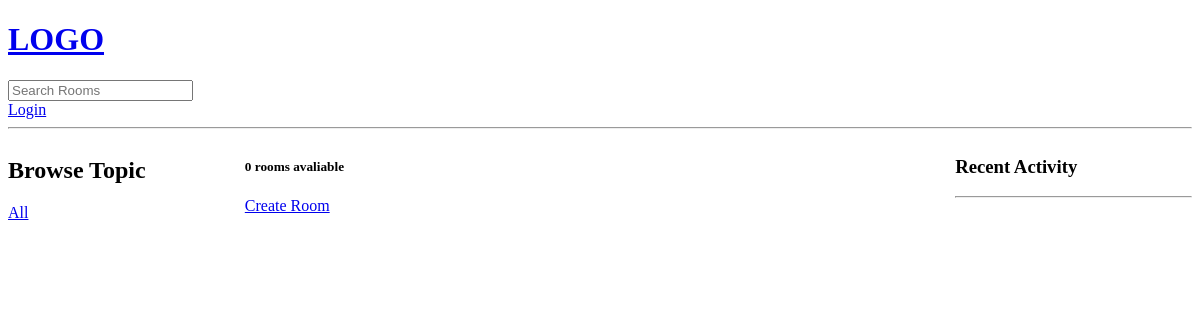
The app's page /?q=JS, older data.
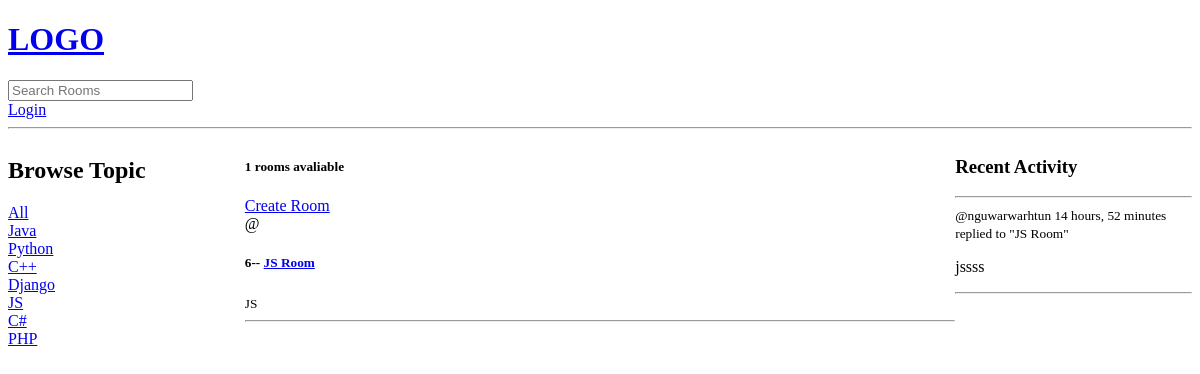
The same page, newer data.
### base/models.py (models this page shows, shortened)
class Topic(models.Model):
    name = models.CharField(max_length = 200)

class Room(models.Model):
    host = models.ForeignKey(User,on_delete=models.SET_NULL,null=True)#not delete when user is delete
    topic = models.ForeignKey(Topic,on_delete=models.SET_NULL,null = True)
    name=models.CharField(max_length=200)
    description=models.TextField(null=True,blank=True)
    participants = models.ManyToManyField(User, related_name = 'participants',blank = True)
    updated=models.DateTimeField(auto_now=True)
    created=models.DateTimeField(auto_now_add=True)
    class Meta:
        ordering=['-updated','-created']#asescending order
    def __str__(self):
        return self.name

class Message(models.Model):
    user = models.ForeignKey(User,on_delete = models.CASCADE)#one to many ---> user can have
    room = models.ForeignKey(Room,on_delete = models.CASCADE)#one to many #parent is Room
    body = models.TextField()
    updated = models.DateTimeField(auto_now = True)
    created = models.DateTimeField(auto_now_add = True)
    class Meta:
        ordering = ['-updated','-created']
    def __str__(self):
        return self.body[0:50]

### base/views.py (the view)
# urls.py: path('', views.home,name='home'),
def home(request):
    q=request.GET.get('q') if request.GET.get('q')!=None else ''
    room = Room.objects.filter(
        Q(topic__name__icontains=q)|
        Q(name__icontains=q)|
        Q(description__icontains=q)
        )
    topic = Topic.objects.all()
    room_count = room.count()
    room_messages = Message.objects.filter(Q(room__topic__name__icontains = q))
    contexts = {'rooms':room,'topics':topic,"room_count":room_count,"room_messages":room_messages}
    return render(request,'base/home.html',contexts)

### templates/base/home.html (shortened to what this page needs)
{% extends 'main.html' %}
{% block content%}
<div class="home-container">
    <div>
        {% include 'base/topics_component.html' %}
    </div>
    <div>
        <h5>{{room_count}} rooms avaliable</h5>
        <a href="{% url 'create_room' %}">Create Room</a>
        {% include 'base/feed_component.html' %}
    </div>
    <div>
        {% include 'base/activity_component.html' %}
    </div>
</div>
{% endblock content%}

### templates/base/topics_component.html
<h2>Browse Topic</h2>
<div>
    <a href="{% url 'home'%}">All</a>
</div>
{% for topic in topics %}
<div>
    <a href="{% url 'home' %}?q={{topic.name}}">{{topic.name}}</a>
</div>
{% endfor %}

### templates/base/feed_component.html (shortened to what this page needs)
<div>
{% for room in rooms %}
<div>
    <span>@{{room.host.username}}</span>
    <h5>
        {{room.id}}-- <a href="{% url 'room' room.id %}">{{room.name}}</a>
    </h5>
    <small>{{room.topic.name}}</small>
    <hr>
</div>
{% endfor %}
</div>

### templates/base/activity_component.html (shortened to what this page needs)
<h3>Recent Activity</h3>
<hr>
{% for message in room_messages %}
          <div>
            <small>@{{message.user}}  {{message.created|timesince}}</small>
            <small>replied to "{{message.room}}"</small>
            <p>{{message}}</p>
            <hr>
          </div>
{% endfor %}

Row changes from the older to the newer data that the page shows:
added Topic: name "Java"
added Topic: name "Python"
added Topic: name "C++"
added Topic: name "Django"
added Topic: name "JS"
added Topic: name "C#"
added Topic: name "PHP"
now on this page (row edited): Room: id "6", name "JS Room", topic.name "JS"
added Message: user "nguwarwarhtun", created "14 hours, 52 minutes", room "JS Room", body "jssss"
Text that changed along with them:
{{ room_count }}: "0" → "1"
